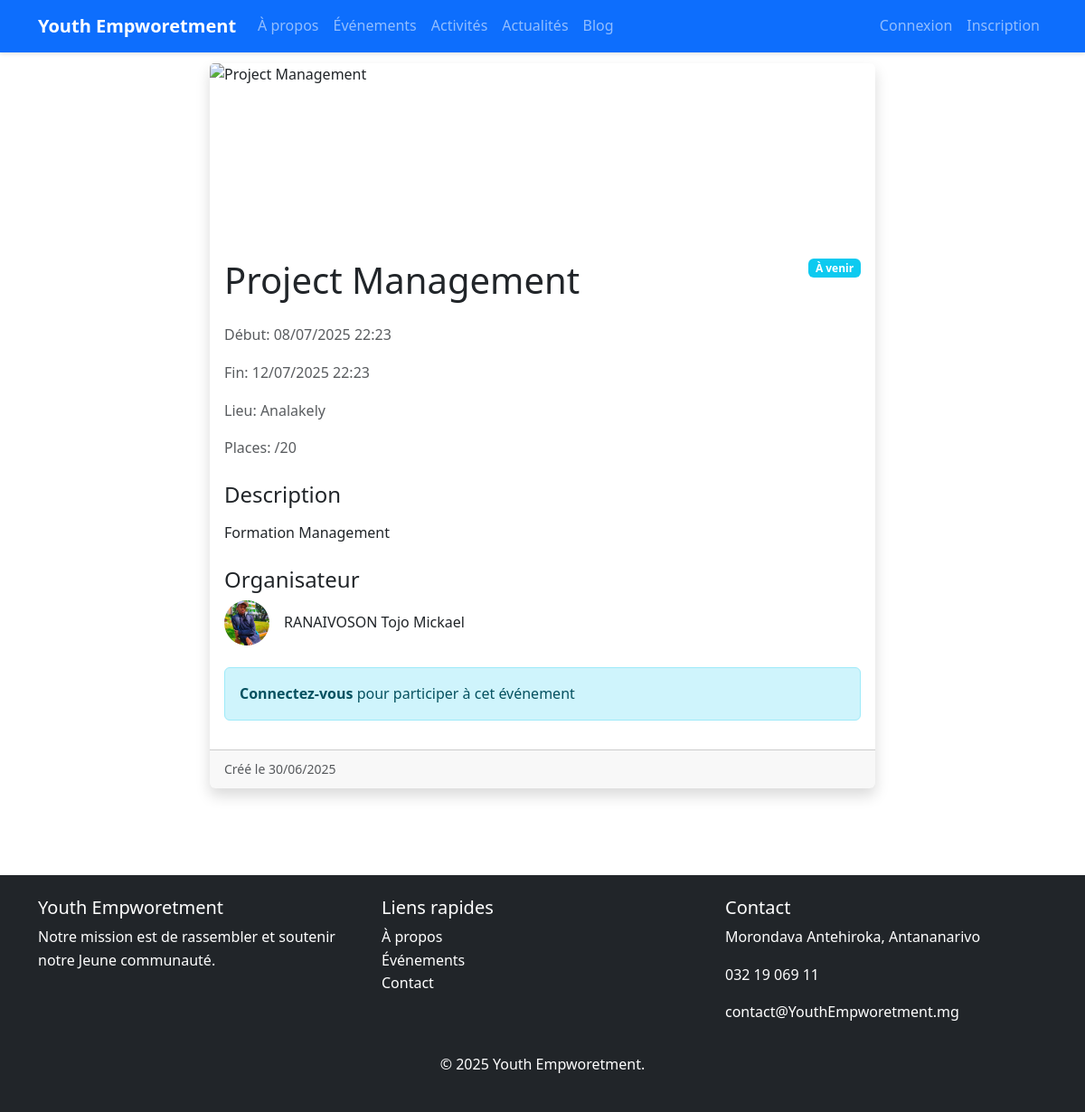
The app's page /detail_evenement/1/ with its own data.
### AppEvenements/models.py (models this page shows, shortened)
class Evenement(models.Model):
    titre = models.CharField(max_length=100)
    description = models.TextField()
    date_debut = models.DateTimeField()
    date_fin = models.DateTimeField()
    lieu = models.CharField(max_length=200)
    nombre_participant_max = models.PositiveIntegerField(blank=True,null=True)
    image = models.ImageField(upload_to='static/images/evenements',blank=True,null=True)
    createur = models.ForeignKey(Utilisateur,on_delete=models.SET_NULL, null=True)
    date_creation = models.DateTimeField(auto_now_add=True)
    nombre_participants = models.ManyToManyField(Utilisateur, related_name="evenement_participes", blank=True,through="ParticipationEvenement")
    class Meta:
        verbose_name = "Événement"
        verbose_name_plural = "Événements"
        ordering = ['-date_debut']

### AppMembre/models.py (models this page shows, shortened)
class Utilisateur(models.Model):
    nom = models.CharField(max_length=20)
    prenom = models.CharField(max_length=50)
    date_naissance = models.DateField()
    telephone = models.CharField(max_length=20)
    adresse = models.CharField(max_length=50,blank=True, null=True)
    photo = models.ImageField(upload_to='static/images/membres/')
    email = models.EmailField()
    mot_de_passe = models.TextField()
    date_inscription = models.DateField(auto_now_add=True)
    role = models.CharField(max_length=50)
    USERNAME_FIELD = 'email'
    REQUIRED_FIELD =['username']
    class Meta:
        verbose_name = "Utilisateur"
        verbose_name_plural = "Utilisateurs"

### AppEvenements/views.py (the view, shortened to what this page needs)
# urls.py: path('detail_evenement/<int:form_id>/',detail_evenement,name='detail_evenement'),
def detail_evenement(request,form_id):
    evenement = get_object_or_404(Evenement, id=form_id)
    maintenant = timezone.now()
    if evenement.date_debut > maintenant:
        statut = "À venir"
        badge_class = "bg-info"
    elif evenement.date_fin < maintenant:
        statut = "Terminé"
        badge_class = "bg-secondary"
    else:
        statut = "En cours"
        badge_class = "bg-success"
    est_inscrit = False
    if request.session.get('membres'):
        est_inscrit = evenement.nombre_participants.filter(
            id = request.session['membres']['id']
        ).exists()
    context = {
        'evenement': evenement,
        'statut': statut,
        'badge_class': badge_class,
        'est_inscrit': est_inscrit,
        'maintenant': maintenant,
        'membre': request.session.get('membres', {}),
        'peut_publier_actu':request.session.get('membres', {}).get('role') in ['admin', 'moderateur']
    }
    return render(request, 'EvenementDetail.html', context)

### templates/EvenementDetail.html (shortened to what this page needs)
{% extends 'layouts/master.html' %}
{% block content %}
<div class="container py-5">
    <div class="row marg">
        <div class="col-lg-8 mx-auto">
            <div class="card shadow">
                {% if evenement.image %}
                <img src="{{ evenement.image.url }}" class="card-img-top" alt="{{ evenement.titre }}" style="max-height: 400px; object-fit: cover;">
                {% endif %}
                <div class="card-body">
                    <div class="d-flex justify-content-between align-items-start mb-3">
                        <h1 class="card-title">{{ evenement.titre }}</h1>
                        <span class="badge {{ badge_class }}">{{ statut }}</span>
                    </div>
                    <div class="mb-4">
                        <p class="text-muted">
                            Début: {{ evenement.date_debut|date:"d/m/Y H:i" }}
                        </p>
                        <p class="text-muted">
                            Fin: {{ evenement.date_fin|date:"d/m/Y H:i" }}
                        </p>
                        <p class="text-muted">
                            Lieu: {{ evenement.lieu }}
                        </p>
                        {% if evenement.nombre_participant_max %}
                        <p class="text-muted">
                            Places: {{ evenement.participants.count }}/{{ evenement.nombre_participant_max }}
                        </p>
                        {% endif %}
                    </div>
                    <div class="mb-4">
                        <h4>Description</h4>
                        <p class="card-text">{{ evenement.description|linebreaks }}</p>
                    </div>
                    <div class="mb-4">
                        <h4>Organisateur</h4>
                        <div class="d-flex align-items-center">
                            {% if evenement.createur.photo %}
                            <img src="{{ evenement.createur.photo.url }}"
                                 class="rounded-circle me-3" width="50" height="50"
                                 style="object-fit: cover;" alt="{{ evenement.createur.get_full_name }}">
                            {% endif %}
                            <span>{{ evenement.createur.nom }} {{ evenement.createur.prenom }}</span>
                        </div>
                    </div>
                    {% if membre %}
                    <div class="mt-4 border-top pt-3">
                        <form method="post">
                            {% csrf_token %}
                            {% if est_inscrit %}
                            <button type="submit" name="action" value="annuler"
                                    class="btn btn-danger me-2">
                                <i class="bi bi-person-dash"></i> Annuler ma participation
                            </button>
                            {% else %}
                            <button type="submit" name="action" value="participer"
                                    class="btn btn-primary me-2"
                                    {% if evenement.date_debut < maintenant %}disabled{% endif %}>
                                <i class="bi bi-person-plus"></i> Participer
                            </button>
                            {% endif %}
                            {% if peut_publier_actu %}
                            <button type="submit" name="publier_actu"
                                    class="btn btn-success">
                                <i class="bi bi-megaphone"></i> Publier une actualité
                            </button>
                            {% endif %}
                        </form>
                    </div>
                    {% else %}
                    <div class="alert alert-info mt-4">
                        <a href="{% url 'connexionPage' %}" class="alert-link">Connectez-vous</a>
                        pour participer à cet événement
                    </div>
                    {% endif %}
                </div>
                <div class="card-footer text-muted">
                    <small>
                        Créé le {{ evenement.date_creation|date:"d/m/Y" }}
                    </small>
                </div>
            </div>
        </div>
    </div>
</div>
{% endblock %}

### static/css/style.css (style rules this page uses)
body { font-family: 'Segoe UI', Tahoma, Geneva, Verdana, sans-serif; line-height: 1.6; color: #333; }
a { text-decoration: none; color: #0d6efd; }
.card { transition: transform 0.3s ease, box-shadow 0.3s ease; border: none; box-shadow: 0 2px 10px rgba(0,0,0,.1); }
.card-img-top { height: 200px; object-fit: cover; }

### templates/EvenementDetail.html (style rules this page uses)
.marg { margin-top: 2%; }
.card-img-top { max-height: 400px; object-fit: cover; }
.rounded-circle { object-fit: cover; }

### records on screen
Evenement: titre "Project Management", date_debut "08/07/2025 22:23", date_fin "12/07/2025 22:23", lieu "Analakely", nombre_participant_max "20", description "Formation Management", createur.nom "RANAIVOSON", createur.prenom "Tojo Mickael", date_creation "30/06/2025"

### other values on screen
{{ statut }} "À venir"
